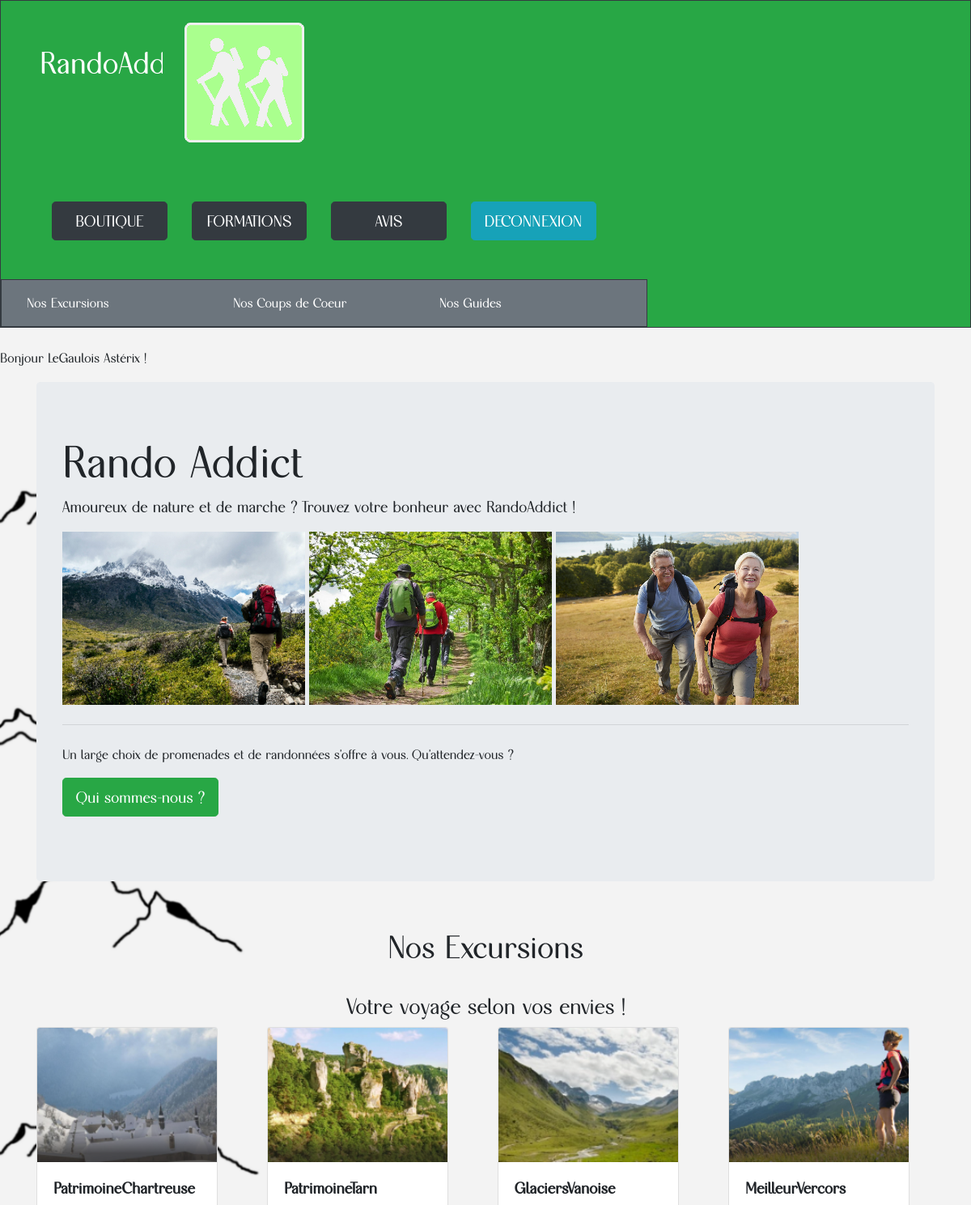
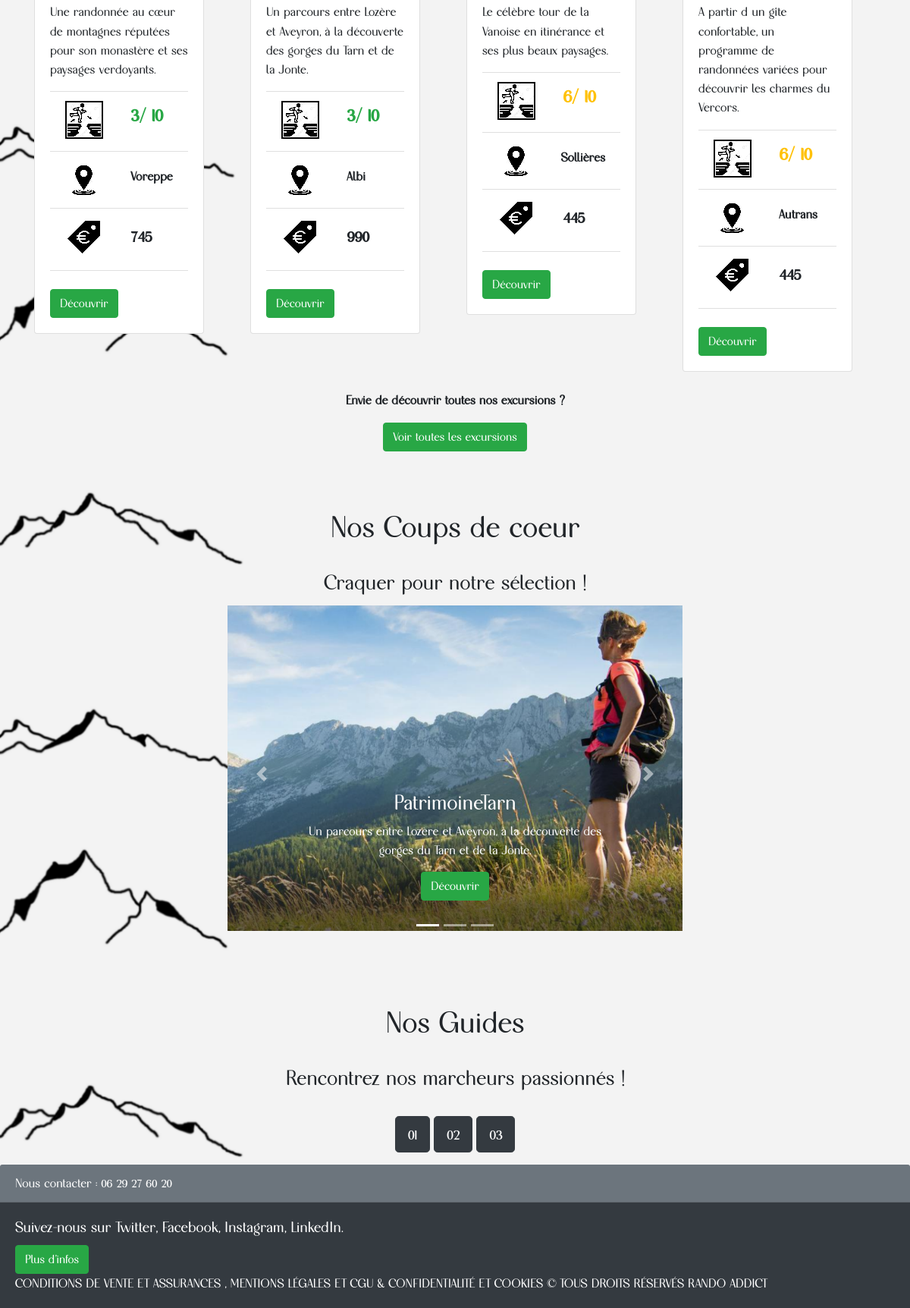
/index.php (signed in), run on the app's committed database (2 pictures, top to bottom).
### tables this page shows
CREATE TABLE IF NOT EXISTS `compte` (
  `Id_Compte` int(11) NOT NULL AUTO_INCREMENT,
  `Nom` varchar(99) DEFAULT NULL,
  `Prenom` varchar(99) DEFAULT NULL,
  `Age` int(11) DEFAULT NULL,
  `Numero` varchar(10) DEFAULT NULL,
  `Email` varchar(99) DEFAULT NULL,
  `Mot_de_passe` varchar(99) DEFAULT NULL,
  `Date_creation` date,
  `Date_derniere_connexion` date,
  PRIMARY KEY (`Id_Compte`)
);

CREATE TABLE IF NOT EXISTS `excursion` (
  `Id_Excursion` decimal(10,0) NOT NULL,
  `Nom` varchar(99) NOT NULL,
  `Description` varchar(254) NOT NULL,
  `Tarif` decimal(10,0) NOT NULL,
  `Capacite` decimal(10,0) NOT NULL,
  `Difficulte` decimal(10,0) NOT NULL,
  `Terrain` enum('foret','marais','montagne','urbain','mer','desert') NOT NULL,
  `Lieu_Debut` decimal(10,0) NOT NULL,
  `Lieu_Fin` decimal(10,0) NOT NULL,
  PRIMARY KEY (`Id_Excursion`),
  KEY `Lieu_Debut` (`Lieu_Debut`),
  KEY `Lieu_Fin` (`Lieu_Fin`)
);

CREATE TABLE IF NOT EXISTS `lieu` (
  `Id_Lieu` decimal(10,0) NOT NULL,
  `Ville` varchar(99) NOT NULL,
  `CP` decimal(10,0) NOT NULL,
  `Region` varchar(99) NOT NULL,
  `Latitude` decimal(10,0) DEFAULT NULL,
  `Longitude` decimal(10,0) DEFAULT NULL,
  `Altitude` decimal(10,0) DEFAULT NULL,
  PRIMARY KEY (`Id_Lieu`),
  UNIQUE KEY `Ville` (`Ville`),
  UNIQUE KEY `CP` (`CP`)
);

### index.php (the view, shortened to what this page needs)
<?php
$id_utilisateur = -1;
$PDO = new PDO('mysql:host=localhost;dbname=rando_addicts', 'root', '');
if(isset($_SESSION['id']))
{
	$id_utilisateur = $_SESSION['id'];
	$pdoStat = $PDO->prepare("SELECT nom FROM compte WHERE Id_Compte = :id;");
	$pdoStat->bindValue(':id', $id_utilisateur, PDO::PARAM_INT);
	$executeIsOk = $pdoStat->execute();
	$nom = $pdoStat->fetch();
	$pdoStat = $PDO->prepare("SELECT prenom FROM compte WHERE Id_Compte = :id;");
	$pdoStat->bindValue(':id', $id_utilisateur, PDO::PARAM_INT);
	$executeIsOk = $pdoStat->execute();
	$prenom = $pdoStat->fetch();
}
$pdoStat = $PDO->prepare("SELECT * FROM excursion");
$executeIsOk = $pdoStat->execute();
$excursions = $pdoStat->fetchAll();
$pdoStat = $PDO->prepare("SELECT COUNT(Id_Excursion) FROM excursion");
$executeIsOk = $pdoStat->execute();
$nb_excursions = $pdoStat->fetch();
$tab_alea = array(-1, -1, -1, -1);
$nb_alea = -1;
for ($i=0; $i < 4; $i++) {
	while($nb_alea == $tab_alea[0] || $nb_alea == $tab_alea[1] || $nb_alea == $tab_alea[2] || $nb_alea == $tab_alea[3]) {
		$nb_alea = rand(0, $nb_excursions[0] - 1);
	}
	$tab_alea[$i] = $nb_alea;
}
$pdoStat = $PDO->prepare("SELECT ville, id_excursion FROM excursion INNER JOIN lieu ON excursion.Lieu_Debut = lieu.Id_Lieu ORDER BY id_excursion;");
$executeIsOk = $pdoStat->execute();
$lieu_debut = $pdoStat->fetchAll();
$pdoStat = $PDO->prepare("SELECT * FROM excursion ORDER BY id_excursion DESC LIMIT 3;");
$executeIsOk = $pdoStat->execute();
$coups_de_coeur = $pdoStat->fetchAll();
?>
<!DOCTYPE html>
<html>
<head>
	<link rel="stylesheet" type="text/css" href=https://stackpath.bootstrapcdn.com/bootstrap/4.3.1/css/bootstrap.min.css>
	<link rel="stylesheet" type="text/css" href="RandoAddictStyle.css"/>
</head>
<body>
	<div class="container-fluid" id="headband">
		<div class="row border border-dark bg-success">
			<div class="col-lg-2 col-md-1 bg-success p-5">
				<p id="title_RandoAddict"> RandoAddict</p>
			</div>
			<div class="col bg-success p-4">
				<img src="img/LogoRA.png" loading="lazy" alt="logoRA">
			</div>
			<div class="col-lg-8 col-md-6 col-sm-4">
				<div class="row justify-content-around bg-success p-5">
					<div class="col">
						<a href="boutique.html" class="btn btn-dark btn-lg btn-block" >BOUTIQUE</a>
					</div>
					<div class="col">
						<a href="formations.html" class="btn btn-dark btn-lg btn-block" >FORMATIONS</a>
					</div>
					<div class="col">
						<a href="avis.html" class="btn btn-dark btn-lg btn-block" >AVIS</a>
					</div>
					<div class="col">
						<?php
							if($id_utilisateur != -1)
							{
								echo "<a href='deconnexion.php' class='btn btn-info btn-lg btn-block' >DECONNEXION</a>";
							}
							else
							{
								echo "<a href='connexion.php' class='btn btn-info btn-lg btn-block' >SE CONNECTER</a>";
							}
						?>
					</div>
				</div>
				<div class="row justify-content-around bg-secondary p-3 border border-dark">
					<div class="col">
						<a href="#nos_excursions" class="link-light text-white">Nos Excursions</a>
					</div>
					<div class="col">
						<a href="#nos_coupsdecoeur" class="link-light text-white">Nos Coups de Coeur</a>
					</div>
					<div class="col">
						<a href="#nos_guides" class="link-light text-white">Nos Guides</a>
					</div>
				</div>
			</div>
		</div>
	</div>
	<br/>
	<?php
		if($id_utilisateur != -1)
		{
			echo "<p> Bonjour " . $nom[0] . " " . $prenom[0] . " !" . "</p>";
		}
	?>
	<div class="container">
		<div class="jumbotron">
  			<h2 class="display-4">Rando Addict</h2>
  			<p class="lead">Amoureux de nature et de marche ? Trouvez votre bonheur avec RandoAddict !</p>
  			<img src="img/Rando01.png" loading="lazy" alt="rando_img01">
  			<img src="img/Rando02.png" loading="lazy" alt="rando_img02">
  			<img src="img/Rando03.png" loading="lazy" alt="rando_img03">
  			<hr class="my-4">
  			<p>Un large choix de promenades et de randonnées s'offre à vous. Qu'attendez-vous ?</p>
  			<p class="lead">
    			<a class="btn btn-success btn-lg" href="rando_addict.html" role="button">Qui sommes-nous ?</a>
  			</p>
		</div>
	</div>
	<br/>
	<h1 id="nos_excursions">Nos Excursions</h1>	<br/>
	<h3>Votre voyage selon vos envies !</h3>
	<div class="container">
		<div class="row">
			<div class="col">
				<div class="card" style="width: 14rem;">
					<?php
						$indexPhoto = $tab_alea[0] + 1;
						echo "<img class='card-img-top' src='img/Excu0" . $indexPhoto . ".png' loading='lazy' alt='Img_Card'>";
					?>
  					<div class="card-body">
    					<h5 class="card-title"><strong> <?= $excursions[$tab_alea[0]]['Nom'] ?> </strong></h5>
    					<p class="card-text"> <?= $excursions[$tab_alea[0]]['Description'] ?> </p>
    					<ul class="list-group list-group-flush">
    						<li class="list-group-item">
    							<div class="row">
    								<div class="col">
    									<img src="img/LogoDifficulte.png" alt="difficulte">
    								</div>
    								<div class="col">
    								<?php
    									if($excursions[$tab_alea[0]]['Difficulte'] <= 3) {
    										echo "<p class='difficulty text-success'>" . $excursions[$tab_alea[0]]['Difficulte'] . "/ 10 </p>";
    									} else if ($excursions[$tab_alea[0]]['Difficulte'] <= 6) {
    										echo "<p class='difficulty text-warning'>" . $excursions[$tab_alea[0]]['Difficulte'] . "/ 10 </p>";
    									} else {
    										echo "<p class='difficulty text-danger'>" . $excursions[$tab_alea[0]]['Difficulte'] . "/ 10 </p>";
    									}
    								?>
    								</div>
    							</div>
    						</li>
    						<li class="list-group-item">
    							<div class="row">
    								<div class="col">
    									<img src="img/LogoLieu.png" alt="lieu">
    								</div>
    								<div class="col">
    									<p class="location align-middle mt-2"> <?= $lieu_debut[$tab_alea[0]][0] ?> </p>
    								</div>
    							</div>
    						</li>
    						<li class="list-group-item">
    							<div class="row">
    								<div class="col">
    									<img src="img/LogoPrix.png" alt="prix">
    								</div>
    								<div class="col">
    									<p class="price align-middle mt-2"> <?= $excursions[$tab_alea[0]]['Tarif'] ?> </p>
    								</div>
    							</div>
    						</li>
  						</ul>
    					</br><a href="excursions.php" class="btn btn-success">Découvrir</a>
  					</div>
				</div>
			</div>
			<div class="col">
				<div class="card" style="width: 14rem;">
  					<?php
						$indexPhoto = $tab_alea[1] + 1;
						echo "<img class='card-img-top' src='img/Excu0" . $indexPhoto . ".png' loading='lazy' alt='Img_Card'>";
					?>
  					<div class="card-body">
    					<h5 class="card-title"><strong> <?= $excursions[$tab_alea[1]]['Nom'] ?> </strong></h5>
    					<p class="card-text"> <?= $excursions[$tab_alea[1]]['Description'] ?> </p>
    					<ul class="list-group list-group-flush">
    						<li class="list-group-item">
    							<div class="row">
    								<div class="col">
    									<img src="img/LogoDifficulte.png" alt="difficulte">
    								</div>
    								<div class="col">
    								<?php
    									if($excursions[$tab_alea[1]]['Difficulte'] <= 3) {
    										echo "<p class='difficulty text-success'>" . $excursions[$tab_alea[1]]['Difficulte'] . "/ 10 </p>";
    									} else if ($excursions[$tab_alea[1]]['Difficulte'] <= 6) {
    										echo "<p class='difficulty text-warning'>" . $excursions[$tab_alea[1]]['Difficulte'] . "/ 10 </p>";
    									} else {
    										echo "<p class='difficulty text-danger'>" . $excursions[$tab_alea[1]]['Difficulte'] . "/ 10 </p>";
    									}
    								?>
    								</div>
    							</div>
    						</li>
    						<li class="list-group-item">
    							<div class="row">
    								<div class="col">
    									<img src="img/LogoLieu.png" alt="lieu">
    								</div>
    								<div class="col">
    									<p class="location align-middle mt-2"><?= $lieu_debut[$tab_alea[1]][0] ?></p>
    								</div>
    							</div>
    						</li>
    						<li class="list-group-item">
    							<div class="row">
    								<div class="col">
    									<img src="img/LogoPrix.png" alt="prix">
    								</div>
    								<div class="col">
    									<p class="price align-middle mt-2"><?= $excursions[$tab_alea[1]]['Tarif'] ?></p>
    								</div>
    							</div>
    						</li>
  						</ul>
    					</br><a href="excursions.php" class="btn btn-success">Découvrir</a>
  					</div>
				</div>
			</div>
			<div class="col">
				<div class="card" style="width: 14rem;">
  					<?php
						$indexPhoto = $tab_alea[2] + 1;
						echo "<img class='card-img-top' src='img/Excu0" . $indexPhoto . ".png' loading='lazy' alt='Img_Card'>";
					?>
  					<div class="card-body">
    					<h5 class="card-title"><strong> <?= $excursions[$tab_alea[2]]['Nom'] ?> </strong></h5>
    					<p class="card-text"> <?= $excursions[$tab_alea[2]]['Description'] ?> </p>
    					<ul class="list-group list-group-flush">
    						<li class="list-group-item">
    							<div class="row">
    								<div class="col">
    									<img src="img/LogoDifficulte.png" alt="difficulte">
    								</div>
    								<div class="col">
    								<?php
    									if($excursions[$tab_alea[2]]['Difficulte'] <= 3) {
    										echo "<p class='difficulty text-success'>" . $excursions[$tab_alea[2]]['Difficulte'] . "/ 10 </p>";
    									} else if ($excursions[$tab_alea[2]]['Difficulte'] <= 6) {
    										echo "<p class='difficulty text-warning'>" . $excursions[$tab_alea[2]]['Difficulte'] . "/ 10 </p>";
    									} else {
    										echo "<p class='difficulty text-danger'>" . $excursions[$tab_alea[2]]['Difficulte'] . "/ 10 </p>";
    									}
    								?>
    								</div>
    							</div>
    						</li>
    						<li class="list-group-item">
    							<div class="row">
    								<div class="col">
    									<img src="img/LogoLieu.png" alt="lieu">
    								</div>
    								<div class="col">
    									<p class="location align-middle mt-2"><?= $lieu_debut[$tab_alea[2]][0] ?></p>
    								</div>
    							</div>
    						</li>
    						<li class="list-group-item">
    							<div class="row">
    								<div class="col">
    									<img src="img/LogoPrix.png" alt="prix">
    								</div>
    								<div class="col">
    									<p class="price align-middle mt-2"><?= $excursions[$tab_alea[2]]['Tarif'] ?></p>
    								</div>
    							</div>
    						</li>
  						</ul>
    					</br><a href="excursions.php" class="btn btn-success">Découvrir</a>
  					</div>
				</div>
			</div>
			<div class="col">
				<div class="card" style="width: 14rem;">
  					<?php
						$indexPhoto = $tab_alea[3] + 1;
						echo "<img class='card-img-top' src='img/Excu0" . $indexPhoto . ".png' loading='lazy' alt='Img_Card'>";
					?>
  					<div class="card-body">
    					<h5 class="card-title"><strong> <?= $excursions[$tab_alea[3]]['Nom'] ?> </strong></h5>
    					<p class="card-text"> <?= $excursions[$tab_alea[3]]['Description'] ?> </p>
    					<ul class="list-group list-group-flush">
    						<li class="list-group-item">
    							<div class="row">
    								<div class="col">
    									<img src="img/LogoDifficulte.png" alt="difficulte">
    								</div>
    								<div class="col">
    								<?php
    									if($excursions[$tab_alea[3]]['Difficulte'] <= 3) {
    										echo "<p class='difficulty text-success'>" . $excursions[$tab_alea[3]]['Difficulte'] . "/ 10 </p>";
    									} else if ($excursions[$tab_alea[3]]['Difficulte'] <= 6) {
    										echo "<p class='difficulty text-warning'>" . $excursions[$tab_alea[3]]['Difficulte'] . "/ 10 </p>";
    									} else {
    										echo "<p class='difficulty text-danger'>" . $excursions[$tab_alea[3]]['Difficulte'] . "/ 10 </p>";
    									}
    								?>
    								</div>
    							</div>
    						</li>
    						<li class="list-group-item">
    							<div class="row">
    								<div class="col">
    									<img src="img/LogoLieu.png" alt="lieu">
    								</div>
    								<div class="col">
    									<p class="location align-middle mt-2"><?= $lieu_debut[$tab_alea[3]][0] ?></p>
    								</div>
    							</div>
    						</li>
    						<li class="list-group-item">
    							<div class="row">
    								<div class="col">
    									<img src="img/LogoPrix.png" alt="prix">
    								</div>
    								<div class="col">
    									<p class="price align-middle mt-2"><?= $excursions[$tab_alea[3]]['Tarif'] ?></p>
    								</div>
    							</div>
    						</li>
  						</ul>
    					</br><a href="excursions.php" class="btn btn-success">Découvrir</a>
  					</div>
				</div>
			</div>
		</div>
	</div> <br/>
	<div class="align">
		<p><strong>Envie de découvrir toutes nos excursions ?</strong></p>
  		<a href="excursions.html" class="btn btn-success">Voir toutes les excursions</a>
	</div> <br/> <br/> <br/>
	<h1 id="nos_coupsdecoeur">Nos Coups de coeur</h1> <br/>
	<h3>Craquer pour notre sélection !</h3>
	<div id="carouselExampleIndicators" class="carousel slide w-50 d-flex align-items-center carousel_caption" data-ride="carousel">
  		<ol class="carousel-indicators">
    		<li data-target="#carouselExampleIndicators" data-slide-to="0" class="active"></li>
    		<li data-target="#carouselExampleIndicators" data-slide-to="1"></li>
    		<li data-target="#carouselExampleIndicators" data-slide-to="2"></li>
  		</ol>
  		<div class="carousel-inner">
    		<div class="carousel-item active">
    			<?php
					$indexPhoto = 1;
					echo "<img class='d-block w-100' src='img/CoupDeCoeur0" . $indexPhoto . ".png' loading='lazy' alt='Slide'>";
				?>
      			<div class="carousel-caption d-none d-md-block">
    				<h3> <?= $coups_de_coeur[0]['Nom'] ?> </h3>
    				<p> <?= $coups_de_coeur[0]['Description'] ?> </p>
    				<a href="excursions.php" class="btn btn-success">Découvrir</a>
  				</div>
    		</div>
  		</div>
  		<a class="carousel-control-prev" href="#carouselExampleIndicators" role="button" data-slide="prev">
    		<span class="carousel-control-prev-icon" aria-hidden="true"></span>
  		</a>
  		<a class="carousel-control-next" href="#carouselExampleIndicators" role="button" data-slide="next">
    		<span class="carousel-control-next-icon" aria-hidden="true"></span>
  		</a>
	</div> <br/> <br/> <br/>
	<h1 id="nos_guides">Nos Guides</h1> <br/>
	<h3>Rencontrez nos marcheurs passionnés !</h3> <br/>
	<p class="align">
		<button class="btn btn-dark btn-lg" type="button" data-toggle="collapse" data-target="#collapseExample01" aria-expanded="false" aria-controls="collapseExample">
    		01
  		</button>
  		<button class="btn btn-dark btn-lg" type="button" data-toggle="collapse" data-target="#collapseExample02" aria-expanded="false" aria-controls="collapseExample">
    		02
  		</button>
  		<button class="btn btn-dark btn-lg" type="button" data-toggle="collapse" data-target="#collapseExample03" aria-expanded="false" aria-controls="collapseExample">
    		03
  		</button>
	</p>
	<div class="card-fluid">
  		<div class="card-header bg-secondary text-white">
    		Nous contacter : 06 29 27 60 20
  		</div>
  		<div class="card-body bg-dark text-white">
    		<h5 class="card-title">Suivez-nous sur Twitter, Facebook, Instagram, LinkedIn. </h5>
    		<a href="rando_addict.html" class="btn btn-success">Plus d'infos</a>
    		<p class="card-text">CONDITIONS DE VENTE ET ASSURANCES , MENTIONS LÉGALES ET CGU & CONFIDENTIALITÉ ET COOKIES © TOUS DROITS RÉSERVÉS RANDO ADDICT</p>
  		</div>
	</div>
</body>
</html>

### data on the page
compte: Nom "LeGaulois", Prenom "Astérix"
excursion: Lieu_Debut.Ville "Voreppe", Lieu_Fin.Ville "Albi", Capacite.Ville "Autrans"
excursion: Nom "GlaciersVanoise", Description "Le célèbre tour de la Vanoise en itinérance et ses plus beaux paysages.", Difficulte "6", Tarif "445"
lieu: Ville "Sollières"
excursion: Nom "PatrimoineTarn", Description "Un parcours entre Lozère et Aveyron, à la découverte des gorges du Tarn et de la Jonte."

### other printed values
$excursions[$tab_alea[0]]['Nom'] "PatrimoineChartreuse"
$excursions[$tab_alea[0]]['Description'] "Une randonnée au cœur de montagnes réputées pour son monastère et ses paysages verdoyants."
$excursions[$tab_alea[0]]['Difficulte'] "3"
$excursions[$tab_alea[0]]['Tarif'] "745"
$excursions[$tab_alea[1]]['Nom'] "PatrimoineTarn"
$excursions[$tab_alea[1]]['Description'] "Un parcours entre Lozère et Aveyron, à la découverte des gorges du Tarn et de la Jonte."
$excursions[$tab_alea[1]]['Difficulte'] "3"
$excursions[$tab_alea[1]]['Tarif'] "990"
$excursions[$tab_alea[3]]['Nom'] "MeilleurVercors"
$excursions[$tab_alea[3]]['Description'] "A partir d un gîte confortable, un programme de randonnées variées pour découvrir les charmes du Vercors."
$excursions[$tab_alea[3]]['Difficulte'] "6"
$excursions[$tab_alea[3]]['Tarif'] "445"
